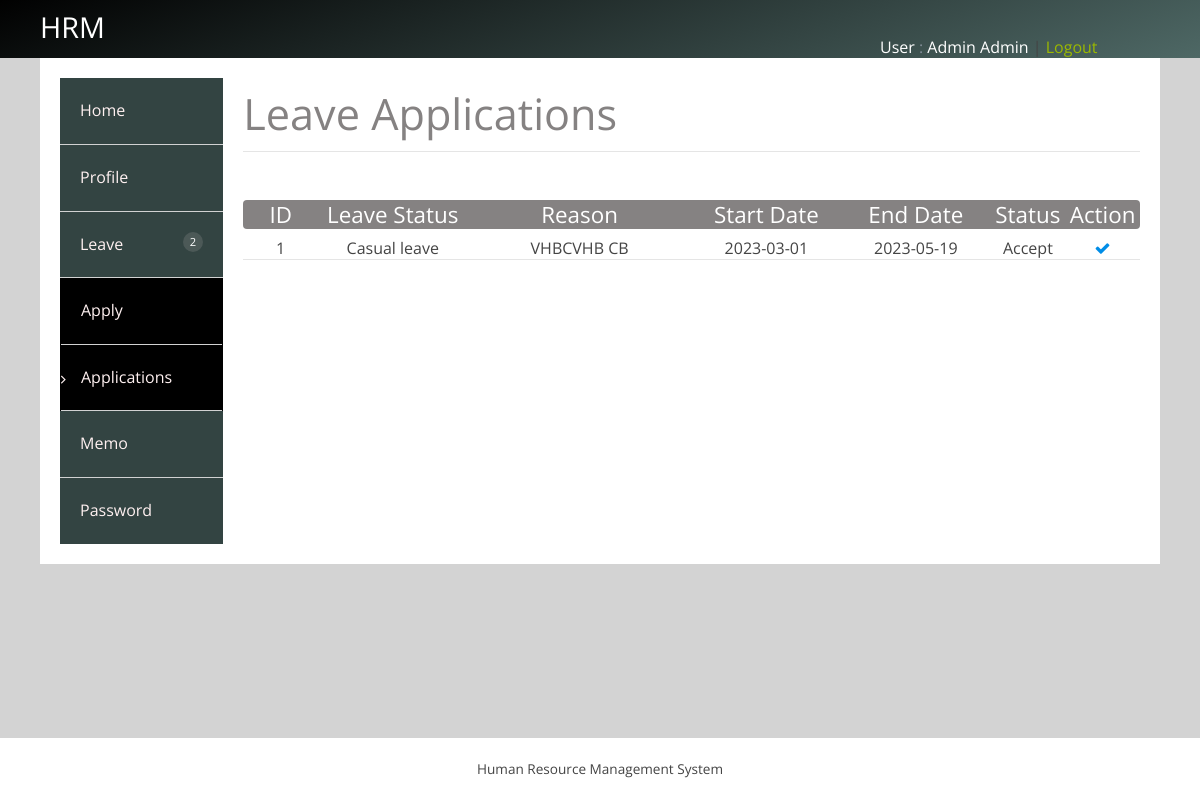
Page /user/leavestatus.php (signed in) on the committed database.
### tables this page shows
CREATE TABLE `leavedetails` (
  `Detail_Id` bigint(20) NOT NULL,
  `EmpId` bigint(20) NOT NULL,
  `TypesLeaveId` int(10) NOT NULL,
  `Reason` varchar(500) NOT NULL,
  `StateDate` date NOT NULL,
  `EndDate` date NOT NULL,
  `LeaveStatus` varchar(50) NOT NULL
);

CREATE TABLE `type_of_leave` (
  `LeaveId` bigint(20) NOT NULL,
  `Type_of_Name` varchar(50) NOT NULL
);

### user/leavestatus.php (the view, shortened to what this page needs)
<?php include('userheader.php'); ?>
<?php
  $dbs = new database();
  $db=$dbs->connection();
  $empid = $_SESSION['User']['EmployeeId'];
  $leavedetails = mysqli_query($db,"select * from leavedetails where EmpId='$empid' ");
?>
            <div class="s-12 l-10">
               <h1 style="color: #858282;">Leave Applications</h1><hr>
               	<div class="s-12 l-1">
               		<h4 style="background: #858282; color: white; text-align: center; border-radius: 4px 0px 0px 4px;">ID</h4>
               	</div>
               	<div class="s-12 l-2">
               		<h4 style="background: #858282; color: white; text-align: center;">Leave Status</h4>
               	</div>
               	<div class="s-12 l-3">
               		<h4 style="background: #858282; color: white; text-align: center;">Reason</h4>
               	</div>
               	<div class="s-12 l-2">
               		<h4 style="background: #858282; color: white; text-align: center;">Start Date</h4>
               	</div>
               	<div class="s-12 l-2">
               		<h4 style="background: #858282; color: white; text-align: center;">End Date</h4>
               	</div>
               	<div class="s-12 l-1">
               		<h4 style="background: #858282; color: white; text-align: center;">Status</h4>
               	</div>
               	<div class="s-12 l-1">
               		<h4 style="background: #858282; color: white; text-align: center; border-radius: 0px 4px 4px 0px;">Action</h4>
               	</div>
               <?php $i=1; while($rom = mysqli_fetch_assoc($leavedetails)) {
			      $typeid = $rom['TypesLeaveId'];
			      $typename = mysqli_query($db,"select * from type_of_leave where LeaveId='$typeid' ");
			      $typen = mysqli_fetch_assoc($typename); ?>
	               	<div class="s-12 l-1" style="text-align: center;"><?php $i=$i; echo $i; $i++;?></div>
	               	<div class="s-12 l-2" style="text-align: center;"><?php echo ucfirst((isset($typen['Type_of_Name']))?$typen['Type_of_Name']:""); ?></div>
	               	<div class="s-12 l-3" style="text-align: center;"><?php echo(isset($rom['Reason']))?$rom['Reason']:""; ?></div>
	               	<div class="s-12 l-2" style="text-align: center;"><?php echo(isset($rom['StateDate']))?$rom['StateDate']:""; ?></div>
	               	<div class="s-12 l-2" style="text-align: center;"><?php echo(isset($rom['EndDate']))?$rom['EndDate']:""; ?></div>
	               	<div class="s-12 l-1" style="text-align: center;"><?php echo(isset($rom['LeaveStatus']))?$rom['LeaveStatus']:""; ?></div>
	               	<?php if($rom['LeaveStatus'] == "Pending") {?>
	               		<div class="s-12 l-1" style="text-align: center;"><a onclick="history.go(0)" title="Refresh"><i class="la fa fa-refresh" style="color: #050100;" aria-hidden="true"></i></a></div>
	               	<?php } else if($rom['LeaveStatus'] == "Accept"){ ?>
	               		<div class="s-12 l-1" style="text-align: center;"><a title="Accept"><i class="fa fa-check" style="color: #008DE7;" aria-hidden="true"></i></a></div>
	               	<?php } else {?>
	               		<div class="s-12 l-1" style="text-align: center;"><a title="Denied"><i class="fa fa-times" style="color: #E83114;" aria-hidden="true"></i></a></div>
	               	<?php } ?>
	            		<hr style="margin-bottom: 10px;">
     				<?php } ?>
               </div>
<?php include('userfooter.php'); ?>

### user/css/responsee.css (style rules this page uses)
* { -webkit-box-sizing:border-box; -moz-box-sizing:border-box; box-sizing:border-box; margin:0; }
body { background:none repeat scroll 0 0 #d3d3d3; font-size:16px; font-family:"Open Sans",Arial,sans-serif; color:#444; }
h1,h2,h3,h4,h5,h6 { color:#152732; font-weight: normal; line-height: 1.3; margin:0.5rem 0; }
h1 { font-size:2.7rem; }
h4 { font-size:1.4rem; }
a, a:link, a:visited, a:hover, a:active { text-decoration:none; color:#9BB800; transition:color 0.20s linear 0s; -o-transition:color 0.20s linear 0s; -ms-transition:color 0.20s linear 0s; -moz-transition:color 0.20s linear 0s; -webkit-transition:color 0.20s linear 0s; }
hr { border: 0; border-top: 1px solid #e5e5e5; clear:both; height:0; margin:2.5rem auto; margin-top: 8px; }
.s-1, .s-2, .s-five,.s-3, .s-4, .s-5, .s-6, .s-7, .s-8, .s-9, .s-10, .s-11, .s-12, .m-1, .m-2, .m-five, .m-3, .m-4, .m-5, .m-6, .m-7, .m-8, .m-9, .m-10, .m-11, .m-12, .l-1, .l-2, .l-five, .l-3, .l-4, .l-5, .l-6, .l-7, .l-8, .l-9, .l-10, .l-11, .l-12 { float:left; position:static; }
.s-12 { width:100%; }
.margin > .s-1,.margin > .s-2,.margin > .s-five,.margin > .s-3,.margin > .s-4,.margin > .s-5,.margin > .s-6,.margin > .s-7,.margin > .s-8,.margin > .s-9,.margin > .s-10,.margin > .s-11,.margin > .s-12, .margin > .m-1,.margin > .m-2,.margin > .m-five,.margin > .m-3,.margin > .m-4,.margin > .m-5,.margin > .m-6,.margin > .m-7,.margin > .m-8,.margin > .m-9,.margin > .m-10,.margin > .m-11,.margin > .m-12, .margin > .l-1,.margin > .l-2,.margin > .l-five,.margin > .l-3,.margin > .l-4,.margin > .l-5,.margin > .l-6,.margin > .l-7,.margin > .l-8,.margin > .l-9,.margin > .l-10,.margin > .l-11,.margin > .l-12 { padding:0 0.625rem; }
.l-1 { width:8.3333%; }
.l-2 { width:16.6666%; }
.l-3 { width:25%; }
.l-10 { width:83.3333%; }

### rows in the picture
leavedetails: type_of_leave.Type_of_Name "Casual leave", Reason "VHBCVHB CB", StateDate "2023-03-01", EndDate "2023-05-19", LeaveStatus "Accept"

### other values in the picture
$_SESSION['User']['FirstName'] "Admin"
$_SESSION['User']['LastName'] "Admin"
